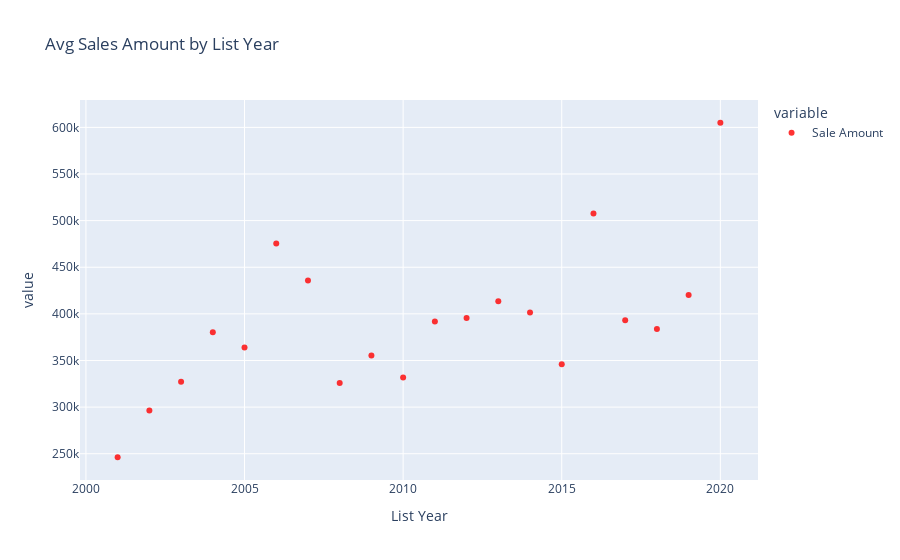

Notebook cell for this chart:
### Code cell
fig = px.scatter(avg_sale_amount_by_year,
                 title="Avg Sales Amount by List Year",
                 opacity=0.8,
                 color_discrete_sequence=["red"])
fig.show()

### Figure 1 — Plotly figure (JSON) as saved in the notebook; plotly's stock layout.template omitted (floating-point values rounded to 4 significant figures)
{"data": [{"hovertemplate": "variable=Sale Amount<br>List Year=%{x}<br>value=%{y}<extra></extra>", "legendgroup": "Sale Amount", "marker": {"color": "red", "opacity": 0.8, "symbol": "circle"}, "mode": "markers", "name": "Sale Amount", "orientation": "v", "showlegend": true, "type": "scatter", "x": [2001, 2002, 2003, 2004, 2005, 2006, 2007, 2008, 2009, 2010, 2011, 2012, 2013, 2014, 2015, 2016, 2017, 2018, 2019, 2020], "xaxis": "x", "y": [246200.0, 296400.0, 327200.0, 380300.0, 364000.0, 475400.0, 435700.0, 325800.0, 355300.0, 331700.0, 391700.0, 395500.0, 413500.0, 401400.0, 345900.0, 507800.0, 393300.0, 383800.0, 420300.0, 605000.0], "yaxis": "y"}], "layout": {"legend": {"title": {"text": "variable"}, "tracegroupgap": 0}, "title": {"text": "Avg Sales Amount by List Year"}, "xaxis": {"anchor": "y", "domain": [0, 1], "title": {"text": "List Year"}}, "yaxis": {"anchor": "x", "domain": [0, 1], "title": {"text": "value"}}}}
